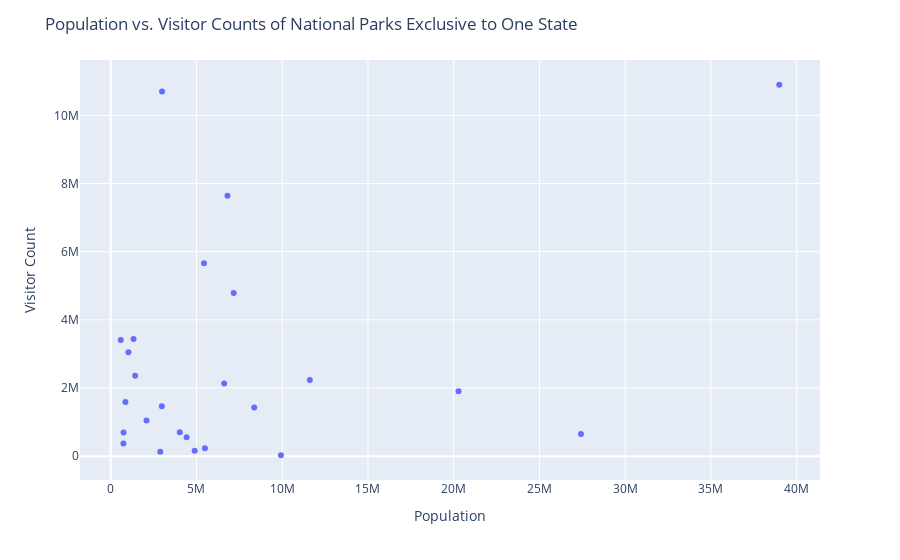

Write notebook code for a chart like this one.
### Code cell
import plotly.express as px
fig = px.scatter(merged, x="Population", y="Visitor Count", hover_data=["State"] )
fig.update_layout(title='Population vs. Visitor Counts of National Parks Exclusive to One State')
fig.show()

### Figure 1 — Plotly figure (JSON) as saved in the notebook; plotly's stock layout.template omitted (floating-point values rounded to 4 significant figures)
{"data": [{"customdata": [[["AK"]], [["AR"]], [["AZ"]], [["CA"]], [["CO"]], [["FL"]], [["HI"]], [["IN"]], [["KY"]], [["ME"]], [["MI"]], [["MN"]], [["MT"]], [["ND"]], [["NM"]], [["NV"]], [["OH"]], [["OR"]], [["SC"]], [["SD"]], [["TX"]], [["UT"]], [["VA"]], [["WA"]], [["WY"]]], "hoverlabel": {"namelength": 0}, "hovertemplate": "Population=%{x}<br>Visitor Count=%{y}<br>State=%{customdata[0]}", "legendgroup": "", "marker": {"color": "#636efa", "symbol": "circle"}, "mode": "markers", "name": "", "showlegend": false, "type": "scatter", "x": [738565, 2977944, 6809946, 38982847, 5436519, 20278447, 1421658, 6614418, 4424376, 1330158, 9925568, 5490726, 1029862, 745475, 2084828, 2887725, 11609756, 4025127, 4893444, 855444, 27419612, 2993941, 8365952, 7169967, 583200], "xaxis": "x", "y": [372367, 1467153, 7638225, 10898186, 5659074, 1906022, 2362770, 2134285, 551590, 3437286, 26410, 232974, 3049839, 691658, 1049476, 131802, 2237997, 704512, 159445, 1586348, 652665, 10703389, 1425507, 4785635, 3405614], "yaxis": "y"}], "layout": {"legend": {"tracegroupgap": 0}, "margin": {"t": 60}, "title": {"text": "Population vs. Visitor Counts of National Parks Exclusive to One State"}, "xaxis": {"anchor": "y", "domain": [0, 1], "title": {"text": "Population"}}, "yaxis": {"anchor": "x", "domain": [0, 1], "title": {"text": "Visitor Count"}}}}
